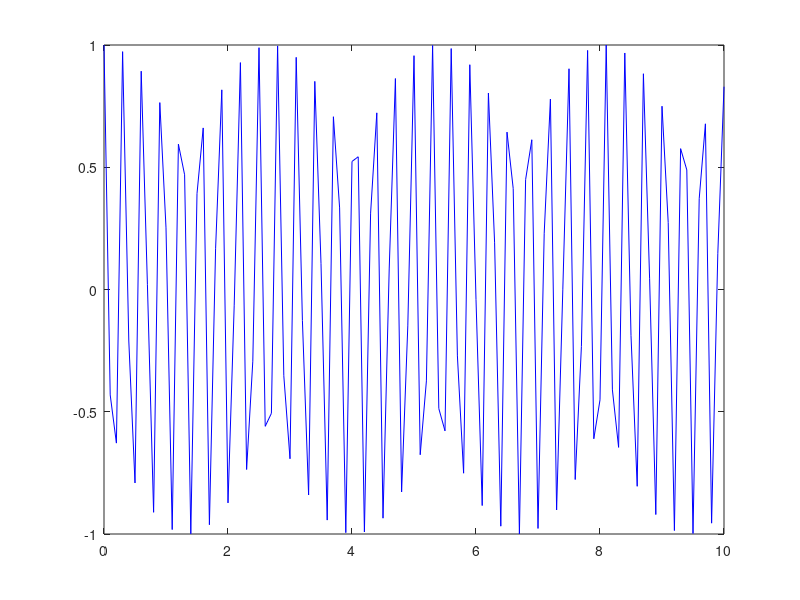
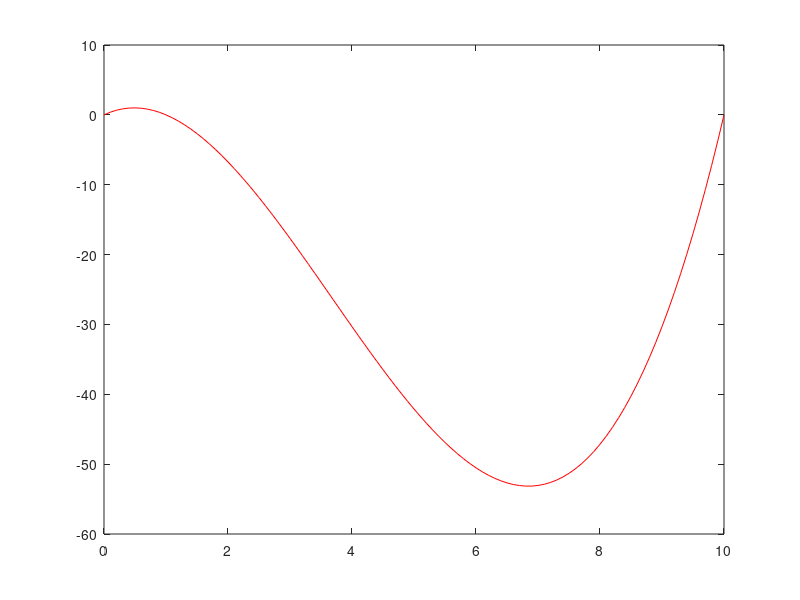
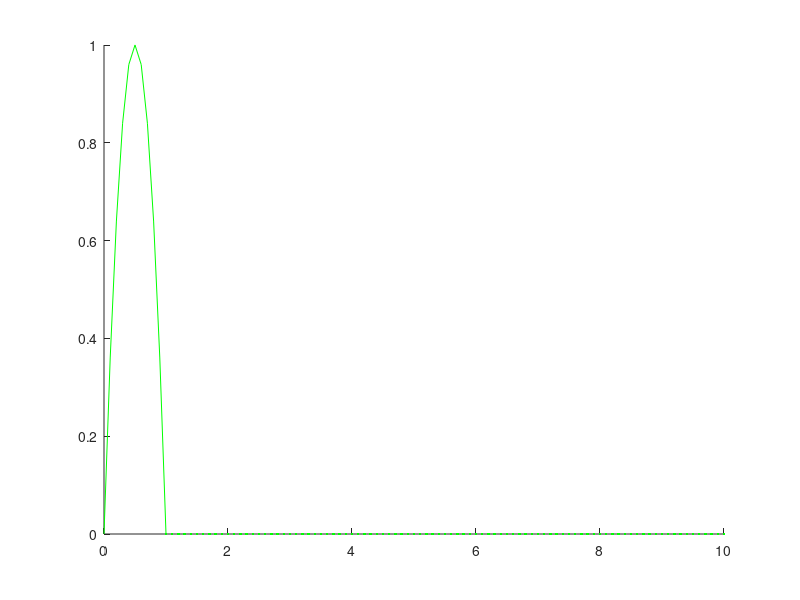
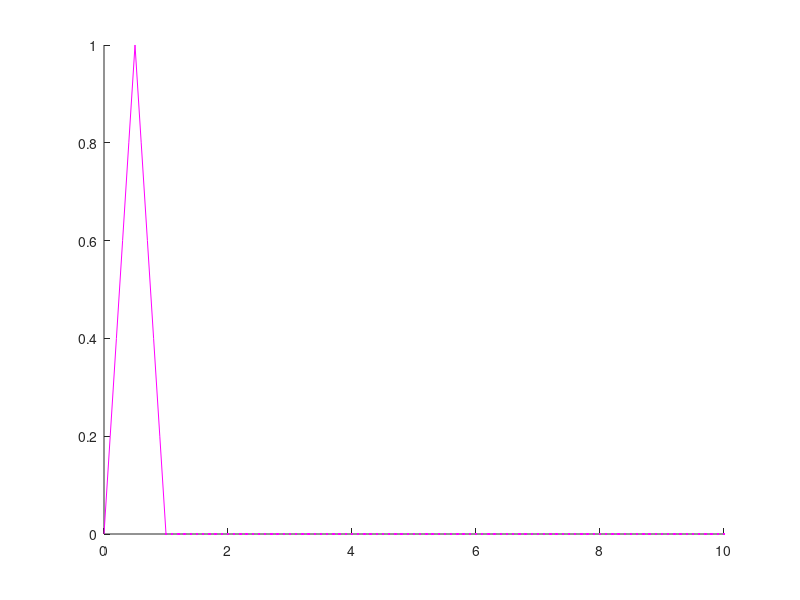

These figures' MATLAB source, in order:
function t4
  EA=21*10^(4);
  L=5*10^4;
  pA=8*10^-9;
  ML=1.02*10^(-2);
  dx=10000;
  M=[pA,0,0,0,0;0,pA,0,0,0;0,0,pA,0,0;0,0,0,pA,0;0,0,0,0,ML];
  K=(EA/(dx^2))*[2,-1,0,0,0;-1,2,-1,0,0;0,-1,2,-1,dx/2;0,0,-1,2,-2*dx;0,0,0,-1,(3*dx)/2];
  Ai=inv(inv(M)*K);
  ep=1*10^(-6);
  
  [aval,yn]=potencia(Ai,ep);
  
  #Punto 1
  W=(aval)^(0.5);
  V=max(yn/max(abs(yn)));
  ti=0;
  tf=10;
  dt=0.1;
  t=ti:dt:tf;
  #Punto 1
  u=V*(cos(W*(t)));
  #Punto 2
  #b
  p1=polnewton(t);
  #c
  tc=ti:dt:1;
  tc2=1:dt:10;
  p2=pollagrange(tc);
  #d
  vx=[0;0.5;1;10];
  vy=[0;1;0;0];
  vx1=[0;0.5]; vy1=[0;1];
  vx2=[0.5;1]; vy2=[1;0];
  vx3=[1;10]; vy3=[0;0];
  td1=0:dt:0.5;
  td2=0.5:dt:1;
  td3=1:dt:10;
  p31=metododirecto(td1,vx1,vy1);
  p32=metododirecto(td2,vx2,vy2);
  p33=metododirecto(td3,vx3,vy3);
  
  #e
  VD=derivadaprimera(p1,dt);
  
  #f
  I=TC(p2,dt);
  disp("Trapecio Compuesto: "); disp(I);
  #g
  IS=SC(p32,dt);
  disp("Simpson Compuesto: "); disp(IS);
  
  #Graficos
  plot(t,u,"b");
  figure;
  plot(t,p1,"r");
  figure;
  hold on
  plot(tc,p2,"g");
  plot(tc2,0,"g");
  hold off
  figure;
  hold on
  plot(td1,p31,"m");
  plot(td2,p32,"m");
  plot(td3,0,"m");
  hold off
  figure;
  plot(t,VD,"b");
endfunction 
#Potencia
function [aval,yn]=potencia(Ai,e)
  y0=[1;1;1;1;1];
  a0=[2;3;1;1;1];#alfa inicial
  it=0;
  itmax=1000;
  fin=0;
  
  while fin==0
    it=it+1;
    xn=y0/max(abs(y0));
    yn=Ai*xn;
    a=yn./xn;#alfa nuevo
    error=max(abs(a-a0)./abs(a));
    if(error<e)
    fin=1;
  endif
  if(it==itmax)
  fin=2;
endif
av2(:,it)=a0;
y0=yn;
a0=a;
aval=1/max(a0);
endwhile
endfunction
#Metodo Newton
function p1=polnewton(x)
  p1=(2*1.*(x-0))+((-4)*1.*(x-0).*(x-0.5))+((8/19)*1.*(x-0).*(x-0.5).*(x-1));
endfunction
#Metodo de Lagrange
function p2=pollagrange(x)
  p2=1*((x-0).*(x-1))/((0.5-0)*(0.5-1));
endfunction
#Metodo Directo
function p3=metododirecto(x,vx,vy)
  n=length(vx);
  for i=1:n
    mf(:,i)=vx.^(i-1);
  endfor
  coef=inv(mf)*vy;
  p3=0;
  for i=1:n
    p3=p3+coef(i)*x.^(i-1);
  endfor
endfunction
#Derivada Primera
function VD=derivadaprimera(vy,paso)
  m=length(vy);
  VD(1)=(-3/(2*paso))*vy(1)+(2/(paso))*vy(2)+(-1/(2*paso))*vy(3);
  for i=2:m-1
    VD(i)=(vy(i+1)-vy(i-1))/(2*paso);
  endfor
  VD(m)=(3/(2*paso))*vy(m)+(-2/(paso))*vy(m-1)+(1/(2*paso))*vy(m-2);
endfunction
#Metodo Simpson
function I=SC(vy,paso)
  m=length(vy);
  w=zeros(m,1);
  w(1)=1/3;
  w(m)=1/3;
  for i=2:2:m-1
    w(i)=4/3;#impar
  endfor
  for i=3:2:m-2
    w(i)=2/3;#par
  endfor
  w=paso*w;
  I=0;
  for i=1:m
    I=I+w(i)*vy(i);
  endfor
endfunction
#Metodo Trapecio
function I=TC(vy,paso)
  m=length(vy);
  w=ones(m,1);
  w(1)=0.5;
  w(m)=0.5;
  w=paso*w;
  I=0;
  for i=1:m
    I=I+w(i)*vy(i);
  endfor
endfunction